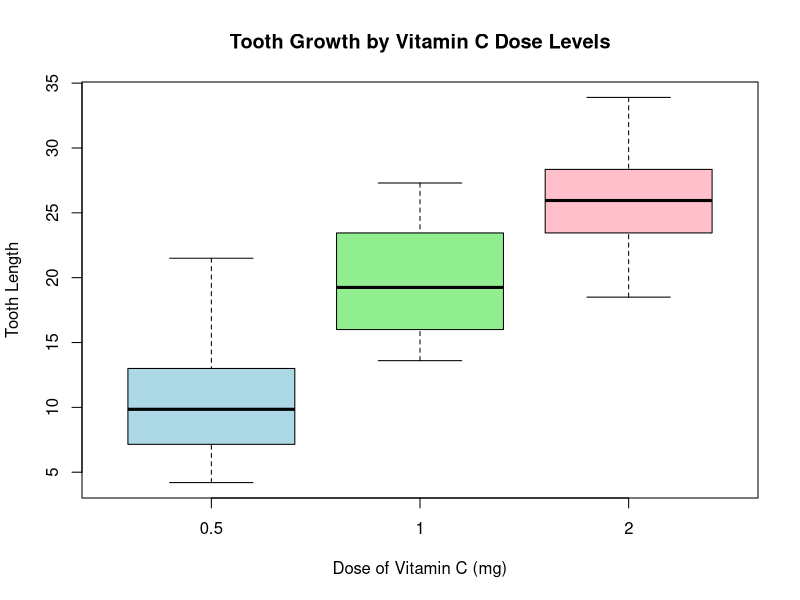

The R source for this figure:
## ---- chunk 1
# Define the sample data
corn_heights <- c(155, 153, 149, 156, 151, 154, 152, 150, 151, 153, 152, 150)

# Perform a one-sample t-test
t_test_result <- t.test(corn_heights, mu = 150)

## ---- chunk 2
# Print the test result
print(t_test_result)
## ---- chunk 3
# Load the data
data("PlantGrowth")
# Filter for 'trt1'
trt1_data <- PlantGrowth$weight[PlantGrowth$group == 'trt1']

# Perform the one-sample t-test against the hypothesized mean of 5
t_test_result <- t.test(trt1_data, mu = 5)

## ---- chunk 4
# Print the results
print(t_test_result)
## ---- chunk 5
data("sleep")
t_test_result <- t.test(extra ~ group, data = sleep)
t_test_result
## ---- chunk 6
# Load the data
data("ToothGrowth")

# If 'dose' is not a factor, convert it to a factor
ToothGrowth$dose <- as.factor(ToothGrowth$dose)

# Check basic data structure
str(ToothGrowth)
summary(ToothGrowth)

# Perform ANOVA
anova_result <- aov(len ~ dose, data = ToothGrowth)
summary(anova_result)
## ---- chunk 7
# Assuming anova_result is the result from aov call
post_hoc <- TukeyHSD(anova_result)
print(post_hoc)
## ---- chunk 8
boxplot(len ~ dose, data = ToothGrowth,
        main = "Tooth Growth by Vitamin C Dose Levels",
        xlab = "Dose of Vitamin C (mg)",
        ylab = "Tooth Length",
        col = c("lightblue", "lightgreen", "pink"))
## ---- chunk 9
data("UCBAdmissions")
# Sum across departments to get a two-way table of Gender by Admit status
admission_table <- apply(UCBAdmissions, c(1, 2), sum)
print(admission_table)

chi_sq_result <- chisq.test(admission_table)
print(chi_sq_result)


## ---- chunk 10
data("mtcars")
model <- lm(mpg ~ wt, data = mtcars)
summary(model)

